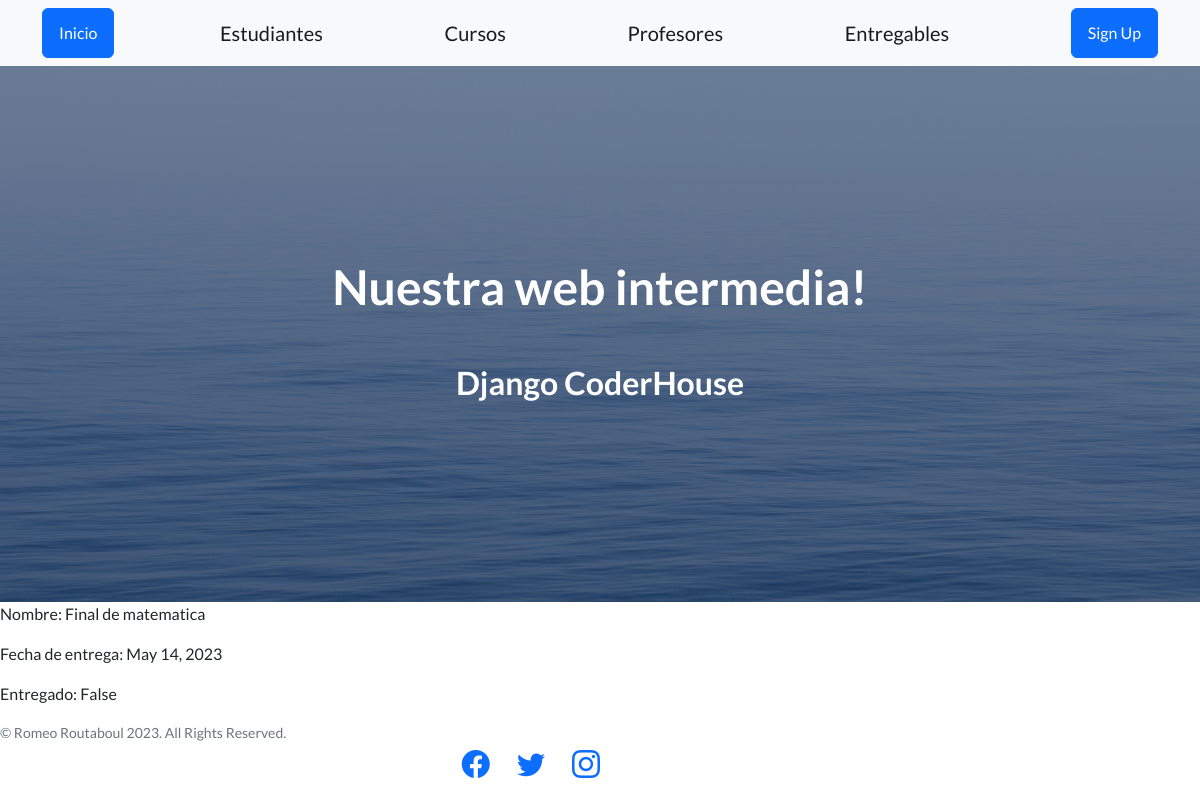
Screenshot of /coder/entregables/detalle/1/ with the database file from the repository.
### appcoder/models.py (models this page shows, shortened)
class Entregable(models.Model):
    nombre = models.CharField(max_length=100)
    fecha_de_entrega = models.DateField()
    entregado = models.BooleanField()

### appcoder/views.py (the view)
# urls.py: path("entregables/detalle/<pk>/",EntregableDetail.as_view() , name="coder-entregable-detail"),
class EntregableDetail(DetailView):
    model = Entregable
    template_name = "appcoder/detail_entregable.html"

### appcoder/templates/appcoder/detail_entregable.html
{% extends 'appcoder/base.html' %}
{% block contenido %}
<p>Nombre: {{entregable.nombre}} </p>
<p>Fecha de entrega: {{entregable.fecha_de_entrega}}</p>
<p>Entregado: {{entregable.entregado}}</p>
{% endblock %}

### rows the page displays
Entregable: nombre "Final de matematica", fecha_de_entrega "May 14, 2023", entregado "False"
